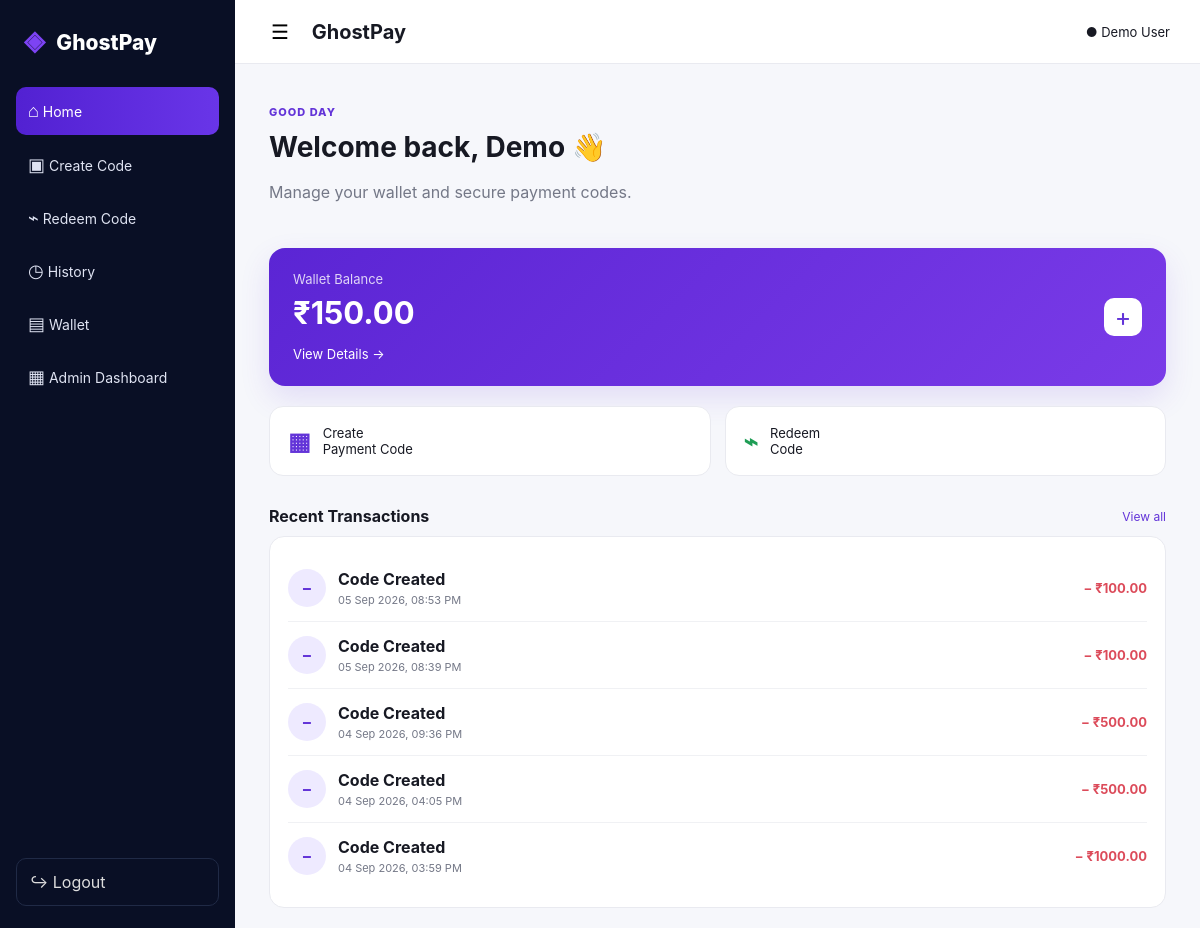
The page / (signed in) on the database its author committed.
### tables this page shows
CREATE TABLE users (
        id INTEGER PRIMARY KEY AUTOINCREMENT,
        name TEXT NOT NULL,
        email TEXT UNIQUE NOT NULL,
        password_hash TEXT NOT NULL,
        balance REAL DEFAULT 0,
        created_at TEXT NOT NULL
    );

CREATE TABLE transactions (
        id INTEGER PRIMARY KEY AUTOINCREMENT,
        tx_id TEXT UNIQUE NOT NULL,
        user_id INTEGER NOT NULL,
        type TEXT NOT NULL,
        amount REAL NOT NULL,
        status TEXT NOT NULL,
        created_at TEXT NOT NULL
    );

### app.py (the view)
@app.route("/")
@login_required
def home():
    user = current_user()
    conn = db()
    txs = conn.execute(
        "SELECT * FROM transactions WHERE user_id=? ORDER BY id DESC LIMIT 5",
        (user["id"],)
    ).fetchall()
    conn.close()
    return render_template("home.html", user=user, txs=txs)

### app.py (called while the page is built)
def db():
    conn = sqlite3.connect(DB)
    conn.row_factory = sqlite3.Row
    return conn

def current_user():
    if "user_id" not in session:
        return None
    conn = db()
    user = conn.execute("SELECT * FROM users WHERE id=?", (session["user_id"],)).fetchone()
    conn.close()
    return user

def login_required(fn):
    @wraps(fn)
    def wrapper(*args, **kwargs):
        if not current_user():
            return redirect(url_for("login"))
        return fn(*args, **kwargs)
    return wrapper

### templates/home.html
{% extends "base.html" %}
{% block content %}
<section class="hero">
  <div>
    <p class="eyebrow">Good day</p>
    <h1>Welcome back, {{ user.name.split()[0] }} 👋</h1>
    <p class="muted">Manage your wallet and secure payment codes.</p>
  </div>
</section>
<div class="balance-card">
  <div>
    <span>Wallet Balance</span>
    <strong>₹{{ "%.2f"|format(user.balance) }}</strong>
    <a href="{{ url_for('wallet') }}">View Details →</a>
  </div>
  <div class="plus">+</div>
</div>
<div class="action-grid">
  <a class="action purple" href="{{ url_for('create_code') }}"><b>▦</b><span>Create<br>Payment Code</span></a>
  <a class="action green" href="{{ url_for('redeem') }}"><b>⌁</b><span>Redeem<br>Code</span></a>
</div>
<div class="section-head"><h2>Recent Transactions</h2><a href="{{ url_for('history') }}">View all</a></div>
<div class="card">
{% for tx in txs %}
  <div class="tx">
    <div class="tx-icon">{{ '+' if tx.type=='Code Redeemed' else '−' }}</div>
    <div><b>{{ tx.type }}</b><small>{{ tx.created_at }}</small></div>
    <strong class="{{ 'positive' if tx.type=='Code Redeemed' else 'negative' }}">{{ '+' if tx.type=='Code Redeemed' else '−' }} ₹{{ "%.2f"|format(tx.amount) }}</strong>
  </div>
{% else %}
  <div class="empty">No transactions yet.</div>
{% endfor %}
</div>
{% endblock %}

### templates/base.html (shortened to what this page needs)
<!doctype html>
<html lang="en">
<head>
  <link rel="stylesheet" href="{{ url_for('static', filename='style.css') }}">
</head>
<body>
<div class="app">
  <aside class="sidebar">
    <div class="brand"><span class="brand-mark">◈</span> GhostPay</div>
    <nav>
      <a href="{{ url_for('home') }}" class="{{ 'active' if request.endpoint=='home' else '' }}">⌂ <span>Home</span></a>
      <a href="{{ url_for('create_code') }}" class="{{ 'active' if request.endpoint=='create_code' else '' }}">▣ <span>Create Code</span></a>
      <a href="{{ url_for('redeem') }}" class="{{ 'active' if request.endpoint=='redeem' else '' }}">⌁ <span>Redeem Code</span></a>
      <a href="{{ url_for('history') }}" class="{{ 'active' if request.endpoint=='history' else '' }}">◷ <span>History</span></a>
      <a href="{{ url_for('wallet') }}" class="{{ 'active' if request.endpoint=='wallet' else '' }}">▤ <span>Wallet</span></a>
      <a href="{{ url_for('admin') }}">▦ <span>Admin Dashboard</span></a>
    </nav>
    <a class="logout" href="{{ url_for('logout') }}">↪ Logout</a>
  </aside>
  <main class="main">
    <header class="topbar">
      <div class="page-title"><button class="menu" onclick="document.body.classList.toggle('sidebar-open')">☰</button> GhostPay</div>
      <div class="user-chip">● {{ user.name }}</div>
    </header>
    {% block content %}{% endblock %}
  </main>
</div>
</body>
</html>

### static/style.css (style rules this page uses)
:root { --purple:#6334d8;--purple2:#7a3ff0;--navy:#090f25;--bg:#f6f7fb;--text:#171923;--muted:#747887;--border:#e9eaf0;--green:#1f9d55;--red:#dc4b5a }
* { box-sizing:border-box }
body { margin:0;font-family:Inter,Arial,sans-serif;background:var(--bg);color:var(--text) }
a { text-decoration:none;color:inherit }
.app { display:flex;min-height:100vh }
.sidebar { width:235px;background:var(--navy);color:#fff;padding:22px 16px;position:fixed;left:0;top:0;bottom:0;display:flex;flex-direction:column;z-index:5 }
.brand { font-size:21px;font-weight:800;margin:2px 8px 30px }
.brand-mark { color:#7d43f4;font-size:27px;margin-right:7px }
.sidebar nav { display:flex;flex-direction:column;gap:6px }
.sidebar nav a { padding:13px 12px;border-radius:10px;color:#dfe3f2;font-size:14px }
.sidebar nav a:hover,.sidebar nav a.active { background:linear-gradient(90deg,#5221d2,#6935e8);color:white }
.sidebar nav a:first-letter { font-size:18px }
.logout { margin-top:auto;border:1px solid #202a46;border-radius:10px;padding:13px;color:#ddd }
.main { margin-left:235px;width:calc(100% - 235px);min-height:100vh }
.topbar { height:64px;background:#fff;border-bottom:1px solid var(--border);display:flex;align-items:center;justify-content:space-between;padding:0 30px }
.page-title { font-weight:750;font-size:20px }
.menu { border:0;background:none;font-size:20px;margin-right:12px;cursor:pointer }
.user-chip { font-size:13px }
.hero { padding:30px 34px 18px }
.hero h1 { margin:3px 0 8px;font-size:28px }
.eyebrow { text-transform:uppercase;font-size:11px;letter-spacing:1px;color:var(--purple);font-weight:800 }
.muted { color:var(--muted);line-height:1.5 }
.balance-card { margin:10px 34px 20px;padding:23px 24px;border-radius:16px;background:linear-gradient(135deg,#5b25d4,#7a3be8);color:#fff;display:flex;justify-content:space-between;align-items:center;box-shadow:0 12px 30px #6334d822 }
.balance-card span { display:block;font-size:13px;opacity:.8 }
.balance-card strong { display:block;font-size:31px;margin:7px 0 12px }
.balance-card a { font-size:13px }
.plus { width:38px;height:38px;background:white;color:var(--purple);border-radius:10px;display:grid;place-items:center;font-size:25px }
.action-grid { display:grid;grid-template-columns:repeat(2,minmax(0,1fr));gap:14px;margin:0 34px 30px }
.action { background:#fff;border:1px solid var(--border);border-radius:14px;padding:18px;display:flex;gap:12px;align-items:center;font-size:13px }
.action b { font-size:24px;color:var(--purple) }
.action.green b { color:var(--green) }
.section-head { display:flex;align-items:center;justify-content:space-between;margin:20px 34px 10px }
.section-head h2 { font-size:16px;margin:0 }
.section-head a { color:var(--purple);font-size:12px }
.card,.form-card,.success-card { background:#fff;border:1px solid var(--border);border-radius:15px;margin:0 34px 20px;padding:18px }
.tx { display:flex;align-items:center;gap:12px;padding:14px 0;border-bottom:1px solid #f0f1f4 }
.tx:last-child { border-bottom:0 }
.tx-icon { width:38px;height:38px;border-radius:50%;display:grid;place-items:center;background:#eeeaff;color:var(--purple);font-weight:bold }
.tx small { display:block;color:var(--muted);font-size:11px;margin-top:4px }
.tx strong { margin-left:auto;font-size:13px }
.negative { color:var(--red) }

### rows shown on the page
users: name "Demo User", name "Demo", balance "150.00"
transactions: type "−", type "Code Created", created_at "05 Sep 2026, 08:53 PM", amount "100.00"
transactions: type "−", type "Code Created", created_at "05 Sep 2026, 08:39 PM", amount "100.00"
transactions: type "−", type "Code Created", created_at "04 Sep 2026, 09:36 PM", amount "500.00"
transactions: type "−", type "Code Created", created_at "04 Sep 2026, 04:05 PM", amount "500.00"
transactions: type "−", type "Code Created", created_at "04 Sep 2026, 03:59 PM", amount "1000.00"
